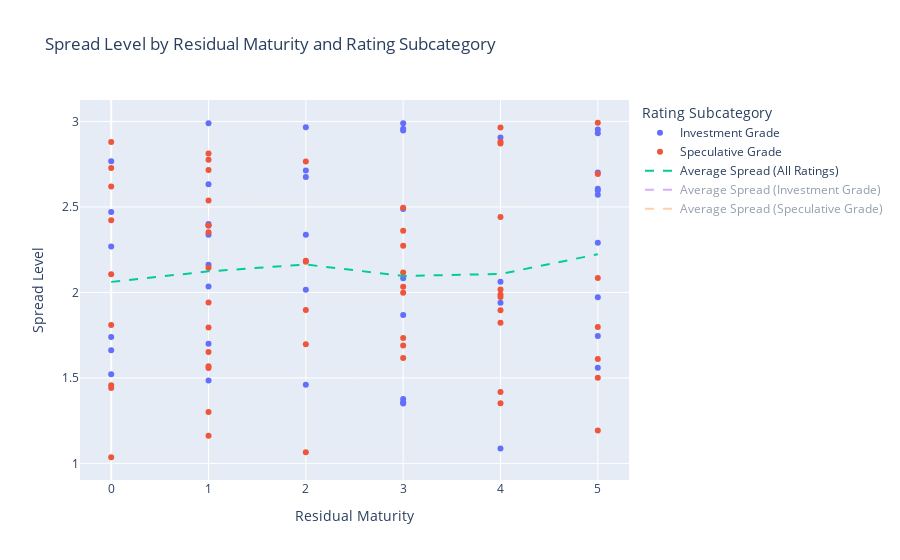

The cell this chart's notebook holds for it:
### Code cell
import plotly.express as px

# Define subcategories for Investment Grade and Speculative Grade
investment_subcategories = ['AAA', 'AA+', 'AA', 'A+', 'A', 'A-', 'BBB+', 'BBB', 'BBB-']
speculative_subcategories = ['BB+', 'BB', 'BB-', 'B+', 'B', 'B-', 'CCC+', 'CCC', 'CCC-', 'CC', 'C', 'D']

# Create a new column for rating subcategory
df['Rating Subcategory'] = np.where(df['Rating'].isin(investment_subcategories), 'Investment Grade', 'Speculative Grade')

# Calculate the average spread level for each rating subcategory
avg_spread_by_subcategory = df.groupby(['Rating Subcategory', 'Residual Maturity'])['Spread Level'].mean().reset_index()

# Plot the graph
fig = px.scatter(df, x='Residual Maturity', y='Spread Level', color='Rating Subcategory', title='Spread Level by Residual Maturity and Rating Subcategory',
                 category_orders={'Rating Subcategory': ['Investment Grade', 'Speculative Grade']},
                 labels={'Residual Maturity': 'Residual Maturity', 'Spread Level': 'Spread Level', 'Rating Subcategory': 'Rating Subcategory'})

# Add the curve for the whole dataset averaging all ratings
avg_spread_all = df.groupby('Residual Maturity')['Spread Level'].mean().reset_index()
fig.add_scatter(x=avg_spread_all['Residual Maturity'], y=avg_spread_all['Spread Level'], mode='lines', line=dict(dash='dash'), name='Average Spread (All Ratings)')

for subcategory in avg_spread_by_subcategory['Rating Subcategory'].unique():
    avg_data = avg_spread_by_subcategory[avg_spread_by_subcategory['Rating Subcategory'] == subcategory]
    fig.add_scatter(x=avg_data['Residual Maturity'], y=avg_data['Spread Level'], mode='lines', line=dict(dash='dash'), name=f'Average Spread ({subcategory})', visible='legendonly')

fig.show()

### Figure 1 — Plotly figure (JSON) as saved in the notebook; plotly's stock layout.template omitted (floating-point values rounded to 4 significant figures)
{"data": [{"hovertemplate": "Rating Subcategory=Investment Grade<br>Residual Maturity=%{x}<br>Spread Level=%{y}<extra></extra>", "legendgroup": "Investment Grade", "marker": {"color": "#636efa", "symbol": "circle"}, "mode": "markers", "name": "Investment Grade", "orientation": "v", "showlegend": true, "type": "scatter", "x": [5, 0, 4, 0, 1, 5, 2, 1, 5, 2, 1, 2, 0, 3, 1, 3, 0, 5, 3, 1, 2, 5, 5, 1, 1, 5, 3, 5, 3, 3, 3, 3, 3, 1, 5, 2, 2, 4, 1, 4, 5, 0, 4, 0], "xaxis": "x", "y": [2.953, 2.269, 2.062, 1.739, 1.484, 2.606, 2.967, 2.633, 2.597, 2.016, 2.036, 2.675, 2.47, 2.083, 2.392, 1.35, 1.522, 2.931, 1.377, 2.401, 2.713, 2.702, 2.571, 2.338, 2.161, 1.745, 2.947, 1.971, 2.989, 1.358, 2.488, 2.958, 1.869, 1.7, 2.29, 2.338, 1.46, 1.087, 2.989, 1.94, 1.559, 2.767, 2.906, 1.662], "yaxis": "y"}, {"hovertemplate": "Rating Subcategory=Speculative Grade<br>Residual Maturity=%{x}<br>Spread Level=%{y}<extra></extra>", "legendgroup": "Speculative Grade", "marker": {"color": "#EF553B", "symbol": "circle"}, "mode": "markers", "name": "Speculative Grade", "orientation": "v", "showlegend": true, "type": "scatter", "x": [4, 2, 3, 3, 4, 0, 2, 1, 1, 5, 1, 1, 1, 1, 0, 0, 0, 2, 5, 4, 1, 1, 4, 0, 4, 3, 5, 3, 2, 1, 5, 0, 1, 4, 0, 1, 5, 2, 4, 0, 4, 3, 4, 3, 5, 4, 3, 5, 2, 4, 1, 0, 3, 1, 1, 3], "xaxis": "x", "y": [1.822, 1.066, 1.69, 2.361, 1.896, 2.106, 2.185, 1.162, 1.941, 1.798, 1.301, 2.392, 2.717, 1.652, 1.44, 2.422, 2.619, 1.697, 1.192, 2.881, 1.795, 2.351, 1.418, 1.457, 2.964, 2.033, 2.993, 2.117, 2.765, 1.558, 2.693, 1.809, 2.776, 2.871, 2.88, 1.568, 1.611, 1.897, 1.352, 1.036, 1.988, 1.733, 2.442, 1.616, 2.085, 2.018, 2.273, 1.501, 2.18, 1.973, 2.812, 2.728, 1.998, 2.144, 2.537, 2.495], "yaxis": "y"}, {"line": {"dash": "dash"}, "mode": "lines", "name": "Average Spread (All Ratings)", "type": "scatter", "x": [0, 1, 2, 3, 4, 5], "y": [2.062, 2.123, 2.163, 2.096, 2.108, 2.223]}, {"line": {"dash": "dash"}, "mode": "lines", "name": "Average Spread (Investment Grade)", "type": "scatter", "visible": "legendonly", "x": [0, 1, 2, 3, 4, 5], "y": [2.071, 2.237, 2.362, 2.158, 1.999, 2.392]}, {"line": {"dash": "dash"}, "mode": "lines", "name": "Average Spread (Speculative Grade)", "type": "scatter", "visible": "legendonly", "x": [0, 1, 2, 3, 4, 5], "y": [2.055, 2.05, 1.965, 2.035, 2.148, 1.982]}], "layout": {"legend": {"title": {"text": "Rating Subcategory"}, "tracegroupgap": 0}, "title": {"text": "Spread Level by Residual Maturity and Rating Subcategory"}, "xaxis": {"anchor": "y", "domain": [0, 1], "title": {"text": "Residual Maturity"}}, "yaxis": {"anchor": "x", "domain": [0, 1], "title": {"text": "Spread Level"}}}}
